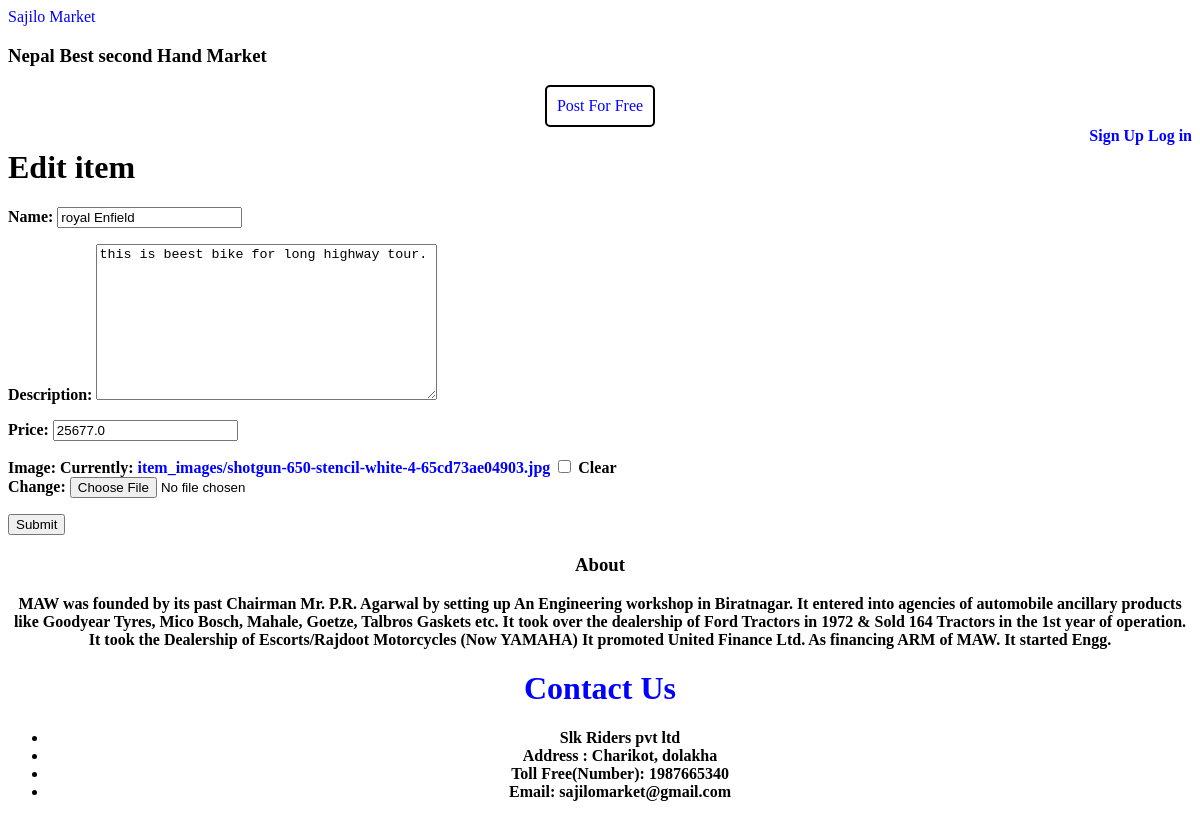
The page /items/4/edit (signed in) on the database its author committed.
### item/models.py (models this page shows, shortened)
class Item(models.Model):
    name = models.CharField(max_length=202)
    description = models.TextField( blank=True )
    price =models.FloatField()
    category = models.ForeignKey(Category, related_name='items',  on_delete=models.CASCADE)
    image = models.ImageField(upload_to='item_images', blank=True, null=True)

### item/views.py (the view)
# urls.py: path('<int:pk>/edit', views.edit, name='edit'),
@login_required
def edit(request, pk):
    item = get_object_or_404(Item, pk=pk)
    if request.method == 'POST':
        form = EditItemForm(request.POST, request.FILES, instance=item)
        if form.is_valid():
            form.save()
            return redirect('item:detail', pk=item.id)
    else:
        form = EditItemForm(instance=item)
    return render(request, 'item/form.html', {
        'form': form,
        'title': 'Edit item',
    })

### item/forms.py
class EditItemForm(forms.ModelForm):
    class Meta:
        model = Item
        fields = ('name',  'description', 'price', 'image',)

### item/templates/Item/form.html (shortened to what this page needs)
{% extends 'market/base.html' %}
{% block content %}
<h1>{{ title }}</h1>
<form method="post" action="." enctype="multipart/form-data">
    <div class="space-y-4">
        {{ form.as_p }}
    </div>
    <button class="mt-6 py-4 px-8 text-lg bg-teal-500 hover:bg-teal-700 rounded-xl text-white">Submit</button>
</form>
{% endblock %}

### market/templates/market/base.html (style rules this page uses)
a { text-decoration: none; color: blue; }

### rows shown on the page
Item: name "royal Enfield", description "this is beest bike for long highway tour.", price "25677.0"

### other values the page prints
{{ title }} "Edit item"
